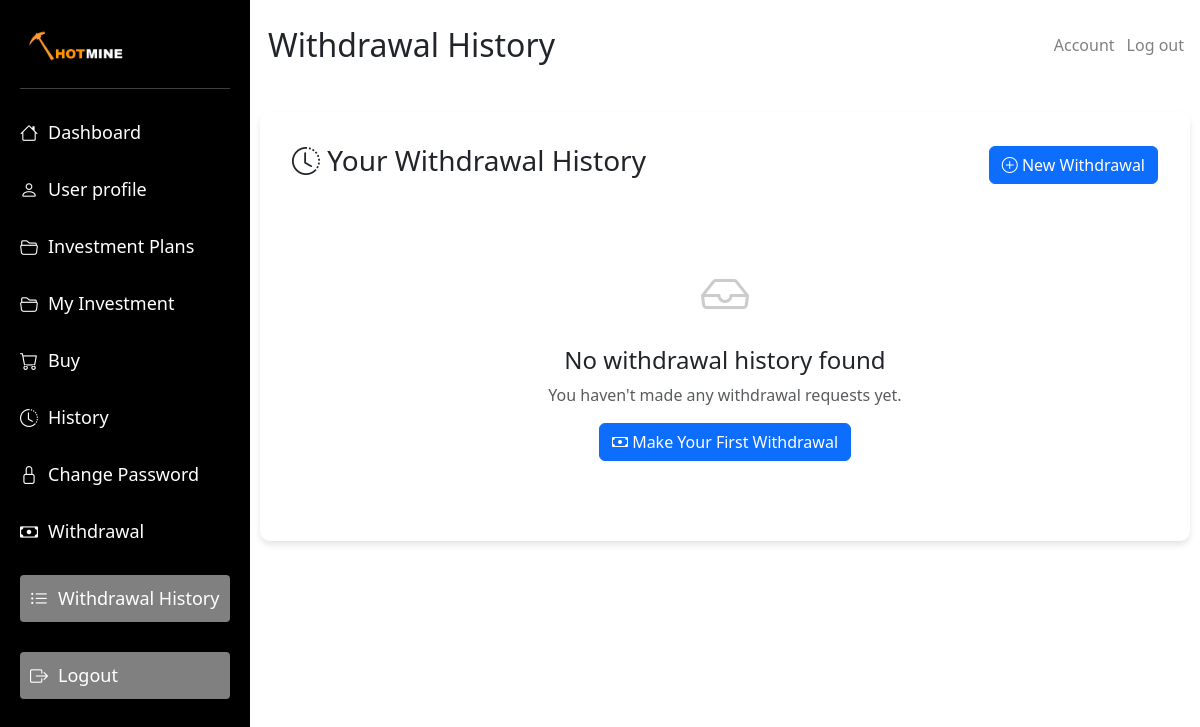
/withdrawal-history/ (signed in), run on an earlier commit of the app's database.
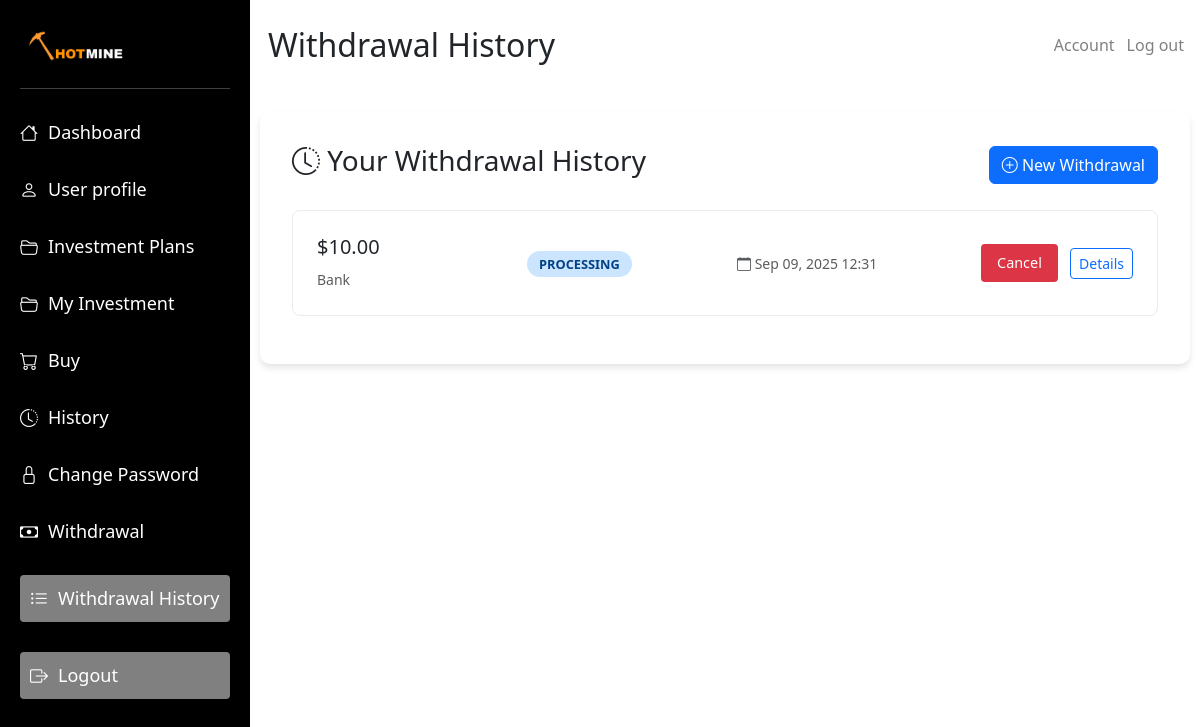
And on a later commit of the database.
### hotmine/models.py (models this page shows, shortened)
class WithdrawalRequest(models.Model):
    WITHDRAWAL_STATUS_CHOICES = [
        ("pending", "Pending"),
        ("processing", "Processing"),
        ("completed", "Completed"),
        ("rejected", "Rejected"),
        ("cancelled", "Cancelled"),
    ]
    WITHDRAWAL_METHOD_CHOICES = [
        ("bank", "Bank Transfer"),
        ("paypal", "PayPal"),
        ("crypto", "Cryptocurrency"),
        ("mobile_money", "Mobile Money"),
    ]
    user = models.ForeignKey(
        User, on_delete=models.CASCADE, related_name="withdrawal_requests"
    )
    amount = models.DecimalField(max_digits=12, decimal_places=2)
    withdrawal_method = models.CharField(
        max_length=20, choices=WITHDRAWAL_METHOD_CHOICES
    )
    account_details = models.TextField()
    withdrawal_note = models.TextField(blank=True, null=True)
    status = models.CharField(
        max_length=20, choices=WITHDRAWAL_STATUS_CHOICES, default="pending"
    )
    created_at = models.DateTimeField(auto_now_add=True)
    updated_at = models.DateTimeField(auto_now=True)
    processed_at = models.DateTimeField(blank=True, null=True)
    admin_note = models.TextField(
        blank=True, null=True, help_text="Admin notes for this withdrawal"
    )
    processed_by = models.ForeignKey(
        User,
        on_delete=models.SET_NULL,
        null=True,
        blank=True,
        related_name="processed_withdrawals",
    )
    transaction_id = models.CharField(max_length=100, blank=True, null=True)
    rejection_reason = models.TextField(blank=True, null=True)
    class Meta:
        ordering = ["-created_at"]
        verbose_name = "Withdrawal Request"
        verbose_name_plural = "Withdrawal Requests"
    @property
    def can_be_cancelled(self):
        return self.status in ["pending", "processing"]

### hotmine/views.py (the view)
# urls.py: path("withdrawal-history/", views.withdrawal_history, name="withdrawal_history"),
@login_required
def withdrawal_history(request):
    user = request.user
    withdrawals = WithdrawalRequest.objects.filter(user=user)
    context = {
        "withdrawals": withdrawals,
    }
    return render(request, "hotmine/withdrawal_history.html", context)

### hotmine/templates/hotmine/withdrawal_history.html (shortened to what the changed rows need)
{% load static %}
<!DOCTYPE html>
<html lang="en">
<head>
    <link rel="stylesheet" href="{% static 'hotmine/dashboard.css' %}">
    <link rel="stylesheet" href="{% static 'hotmine/bootstrap-icons/bootstrap-icons.css'%}">
    <link rel="stylesheet" href="{% static 'hotmine/bootstrap.css' %}">
</head>
<body>
    <div class="container-fluid">
        <div class="tradingview-widget-container" id="mainContent">
            <div class="navbar d-flex justify-content-between align-items-center">
                <div class="d-flex align-items-center">
                    <h2 class="m-2">Withdrawal History</h2>
                </div>
            </div>
            <div class="history-container">
                {% if withdrawals %}
                {% for withdrawal in withdrawals %}
                <div class="withdrawal-card">
                    <div class="row align-items-center">
                        <div class="col-md-3">
                            <h5>${{ withdrawal.amount }}</h5>
                            <small class="text-muted">{{ withdrawal.withdrawal_method|title }}</small>
                        </div>
                        <div class="col-md-3">
                            <span class="status-badge status-{{ withdrawal.status }}">
                                {{ withdrawal.get_status_display }}
                            </span>
                        </div>
                        <div class="col-md-3">
                            <small class="text-muted">
                                <i class="bi bi-calendar"></i> {{ withdrawal.created_at|date:"M d, Y H:i" }}
                            </small>
                        </div>
                        <div class="col-md-3 text-end">
                            {% if withdrawal.can_be_cancelled %}
                            <form method="post" action="{% url 'cancel_withdrawal' withdrawal.id %}"
                                style="display: inline;">
                                <button type="submit" class="btn-cancel"
                                    onclick="return confirm('Are you sure you want to cancel this withdrawal?')">
                                    Cancel
                                </button>
                            </form>
                            {% endif %}
                            <button class="btn btn-sm btn-outline-primary ms-2">
                                Details
                            </button>
                        </div>
                    </div>
                </div>
                {% endfor %}
                {% else %}
                <div class="text-center py-5">
                    <i class="bi bi-inbox" style="font-size: 3rem; color: #ccc;"></i>
                    <h4 class="mt-3">No withdrawal history found</h4>
                    <p class="text-muted">You haven't made any withdrawal requests yet.</p>
                    <a href="/withdraw" class="btn btn-primary">
                        <i class="bi bi-cash"></i> Make Your First Withdrawal
                    </a>
                </div>
                {% endif %}
            </div>
        </div>
    </div>
</body>
</html>

What changed in the data, as far as the page shows it:
added WithdrawalRequest: amount "10.00", withdrawal_method "Bank", status "PROCESSING", created_at "Sep 09, 2025 12:31", shows "Cancel"
Also different on the page:
text no longer shown: "No withdrawal history found You haven't made any withdrawal requests yet. Make Your First Withdrawal"
